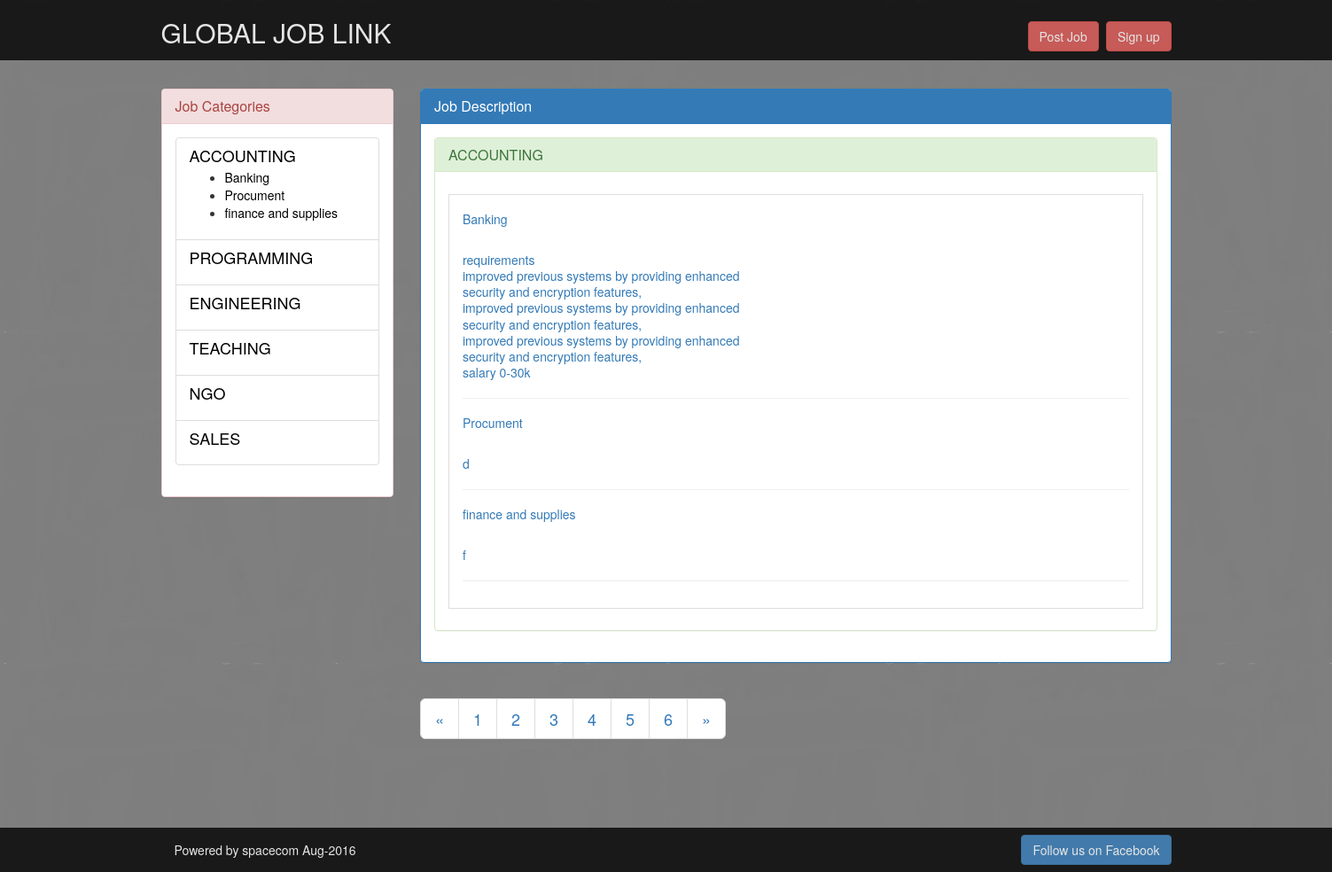
The page /public.php?fields=1 on the database its author committed.
### tables this page shows
CREATE TABLE IF NOT EXISTS `fields` (
  `id` int(11) NOT NULL AUTO_INCREMENT,
  `menu_name` varchar(50) NOT NULL,
  `position` int(11) NOT NULL,
  `visible` int(11) NOT NULL,
  PRIMARY KEY (`id`)
);

CREATE TABLE IF NOT EXISTS `categories` (
  `id` int(11) NOT NULL AUTO_INCREMENT,
  `field_id` int(11) NOT NULL,
  `menu_name` varchar(50) NOT NULL,
  `position` int(11) NOT NULL,
  `visible` int(5) NOT NULL,
  `content` varchar(900) NOT NULL,
  PRIMARY KEY (`id`)
);

### public.php (the view, shortened to what this page needs)
<?php require_once("functions.php");?>
<?php include("pheader.php");?>
<?php find_selected_categories(); ?>
<div class="container">
	<div class="row">
    	<div class="col-md-3">
           <div class="side-bar panel panel-default panel-danger">
                         <div class="panel-heading"><h3 class="panel-title">Job Categories</h3></div>
                 <div class="panel-body">
                        <?php echo public_navigation($current_field, $current_categories); ?>
                  </div>
             </div>
         </div>
        <div class="col-md-9 ">
             <div class="main-bar panel panel-primary">
                 <div class="panel-heading"><h3 class="panel-title">Job Description</h3></div>
                      <div class="panel-body">
                                  <div >
                                     <div class="panel panel-success">
                                        <div class="panel-heading">
                                        <h3 class="panel-title"><?php echo $current_field ["menu_name"] ; ?></h3>
                                        </div>
                                            <div class="panel-body">
                                                <p>
                                                  <div class="list-group-item">
                                                     <div class="list-group-item-text">
                                                     <?php if($current_field){ ?>
                                                        <?php
                                                        $categories_set = find_categories_for_field($current_field["id"]);
														while($categories = mysql_fetch_assoc($categories_set)){
                                                        $categories_id = $categories["id"];
														echo "<a href=\"public.php?categories = {$categories_id}\">";
                                                        echo "<h5>";
														echo htmlentities ($categories["menu_name"]);
														echo "</h5>";
														echo "<br/>";
														echo nl2br(htmlentities( $categories["content"] ));
                                                        echo "</a>";
														echo "<hr/>";
                                                        }
                                                         ?>
                                                     </div>
                                                 </div>
                                                <?php } elseif ($current_categories) {?>
                                                <div class="view-content">
                                                <?php echo nl2br(htmlentities( $current_categories["content"] )); ?>
                                                </div>
                                                <?php } else { ?>
                                                   Please select a field
                                                <?php } ?>
                                                </p>
                                            </div>
                                     </div>
                                  </div>
                      </div>
             </div>
              <?php include("pagination.php");?>
        </div>
    </div>
</div>
<?php include("footer.php");?>

### pheader.php (shortened to what this page needs)
<!DOCTYPE html PUBLIC "-//W3C//DTD XHTML 1.0 Transitional//EN" "http://www.w3.org/TR/xhtml1/DTD/xhtml1-transitional.dtd">
<html xmlns="http://www.w3.org/1999/xhtml">
<head>
	<link type="text/css" rel="stylesheet" href="css/bootstrap.css"  />
	<link type="text/css" rel="stylesheet" href="css/style.css"  />
</head>
<body>
<div class="navbar navbar-default navbar-fixed-top ">
    <div class="container">
    		<h2>GLOBAL JOB LINK  <?php if ($layout_context == "admin"){ echo "ADMIN"; } ?>
            <p class="sgn"><button class="btn btn-danger ">Post Job</button>
            <button class="btn btn-danger ">Sign up</button></p>
            </h2>
    </div>
</div>
<br /><br /><br /> <br />

### functions.php (shortened to what this page needs)
<?php
	function find_all_fields($public=true){
		$query = "SELECT * ";
		$query .= "FROM fields ";
		if ($public){
		$query .= "WHERE visible = 1 ";
		}
		$query .= "ORDER BY position ASC";
		$field_set = mysql_query($query);
		return $field_set;
	}
	function find_categories_for_field($field_id, $public=true){
		$query = "SELECT * ";
		$query .= "FROM categories ";
		$query .= "WHERE field_id = {$field_id} ";
		if($public){
		$query .= "AND visible = 1  ";
		}
		$query .= "ORDER BY position ASC";
		$categories_set = mysql_query($query);
		return $categories_set;
	}
	function find_fields_by_id($fields_id){
	    $safe_fields_id = mysql_real_escape_string($fields_id);
		$query = "SELECT * ";
		$query .= "FROM fields ";
		$query .= "WHERE id = {$safe_fields_id} ";
		$query .= "LIMIT 1";
		$field_set = mysql_query($query);
		if ($field = mysql_fetch_assoc($field_set)){
		return $field;
		}
		else{
		return null;
		}
	}
	function find_selected_categories($public=false){
		if(isset($_GET["fields"])){
		$current_field = find_fields_by_id($_GET["fields"],$public);
		if($current_field && $public){
		$current_categories = find_default_categories_for_field($current_field["id"]);
		}
		else{
		$current_categories = null;
		}
		}
		elseif(isset($_GET["categories"])){
		$current_field = null;
		$current_categories = find_categories_by_id($_GET["categories"],$public);
		}
		else{
		$current_field = null;
		$current_categories = null;
		}
	}
				function public_navigation($field_id, $categories_id){
					$output="<div class=\"list-group\">";
						   $field_set = find_all_fields();
					     while ($fields = mysql_fetch_assoc ($field_set)){
                            $output .="<div class=\"list-group-item\">";
                              $output .= "<h4 class=\"list-group-item-heading\">";
                               $output .= "<a href=\"public.php?fields=";
							   $output .=urlencode($fields["id"]);
                               $output .="\">";
							   $output .=$fields ["menu_name"];
                               $output .="</a>";
                               $output .="</h4>";
						if($field_id["id"] == $fields["id"] || $categories_id["field_id"] ==$fields["id"]){
                             $categories_set = find_categories_for_field($fields["id"]);
                               $output .="<ul>";
							   $output .="<p class=\"list-group-item-text\">";
                                while ($categories = mysql_fetch_assoc ($categories_set)){
                                $output .="<li>";
								$output .="<a href=\"public.php?categories=";
								$output .=urlencode($categories["id"]);
								$output .="\">";
								   $output .= $categories ["menu_name"];
                                    $output .="</a>";
                                 $output .="</li>";
                                 }
								}
							$output .="</p>";
							$output .="</ul>";
                            $output .="</div>";
						 }
						  $output .="</div>";
						  return $output;
		}
?>

### pagination.php
<div class="container">
	<div class="row">
    	<ul class="pagination pagination-lg">
            <li><a href="">&laquo;</a></li>
            <li><a href="">1</a></li>
            <li><a href="">2</a></li>
            <li><a href="">3</a></li>
            <li><a href="">4</a></li>
            <li><a href="">5</a></li>
            <li><a href="">6</a></li>
            <li><a href="">&raquo;</a></li>
        </ul>
    </div>
</div>

### footer.php (shortened to what this page needs)
<div class="navbar navbar-fixed-bottom">
    <div class="container">
        <p class="navbar-text pull-left">Powered by spacecom  <?php echo date("M-Y"); ?> </p>
        <div class="pull-right">
            <a class="navbar-btn btn-primary btn">Follow us on Facebook</a>
        </div>
    </div>
</div>
</body>
</html>

### css/style.css (style rules this page uses)
body { background-image:url(../img/emal.jpg); opacity:1; margin-top:20px; margin-bottom:130px; }
.navbar { background:none; filter:none; border:none; box-shadow:none; background-color:#000000; opacity:0.8; color:#FFFFFF; }
.navbar h2 { text-align:left; }
.sgn { float:right; padding-left:10px; }
.side-bar a { color:#000000; text-decoration:none; }

### rows shown on the page
fields: value "ACCOUNTING", menu_name "ACCOUNTING"
categories: value "Banking", menu_name "Banking", content "requirements improved previous systems by providing enhanced security and encryption features, improved previous systems by providing enhanced security and encryption features, improved previous systems by providing enhanced security and encryption features, salary 0-30k"
categories: value "Procument", menu_name "Procument", content "d"
categories: value "finance and supplies", menu_name "finance and supplies", content "f"
fields: value "PROGRAMMING"
fields: value "ENGINEERING"
fields: value "TEACHING"
fields: value "NGO"
fields: value "SALES"
